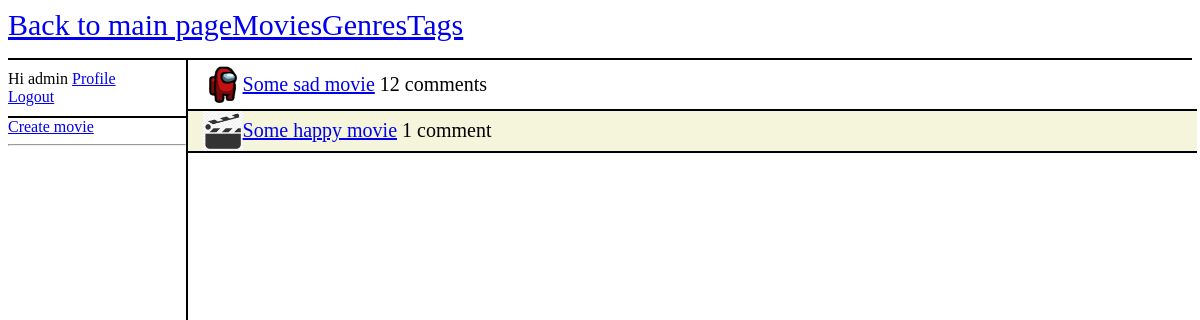
Page /movies/movie/ (signed in) on the committed database.
### movies/models.py (models this page shows, shortened)
class Movie(models.Model):
    name = models.CharField(max_length=100)
    description = models.TextField(max_length=500)
    created_at = models.DateTimeField(auto_now_add=True)
    updated_at = models.DateTimeField(auto_now=True)
    created_by = models.ForeignKey(User, on_delete=models.SET_NULL, null=True, related_name='movies_created')
    updated_by = models.ForeignKey(User, on_delete=models.SET_NULL, null=True, related_name='movies_updated')
    public = models.BooleanField(default=False)
    genres = models.ManyToManyField(Genre)
    tags = models.ManyToManyField(Tag)
    image = models.ImageField(default='default-movie.png', upload_to='movie_pics')

### movies/views.py (the view)
# urls.py: path("movie/", views.movie, name="movie"),
def movie(request):
    context = {}
    if request.user.is_staff:
        movies = Movie.objects.all()
    else:
        movies = Movie.objects.filter(public = True)
    comment_count = []
    for movie in movies:
        comments = movie.comment_set.all().count()
        comment_count.append(comments)
    context['movies'] = movies
    context['comment_count'] = comment_count
    return render(request, "movies/movie.html", context)

### movies/templatetags/movies_extras.py (called while the page is built)
@register.filter(name='zip')
def zip_lists(a, b):
    return zip(a, b)

### movies/templates/movies/movie.html
{% extends 'movies/template.html' %}
{% load movies_extras %}
{% block left_panel %}
    {% if request.user.is_staff %}
        <a href="{% url 'movie_create' %}">Create movie</a></br>
    {% endif %}
    <hr/>
{% endblock left_panel %}
{% block content %}
    <div class = "right-panel">
        {% if movies %}
            {% for movie, count in movies|zip:comment_count %}
                <div class = "movie">
                    <img class = "comment-picture", src="{{ movie.image.url }}"/><a href="{% url 'movie_detail' movie.id %}">{{ movie.name }}</a> &nbsp{{count}} {% if count == 1 %} comment {% else %} comments {% endif %}
                </div>
            {% endfor %}
        {% else %}
            <div class = "movie">
            No movie is available.
            </div>
        {% endif %}
    </div>
{% endblock content %}

### movies/templates/movies/template.html
{% load static %}
<html>
    <head>
        <link rel="stylesheet" type="text/css" href="{% static 'styles/main.css' %}">
    </head>
    <body>
        <div class = "navbar">
            <a href="{% url 'index' %}">Back to main page</a>
            <a href="{% url 'movie' %}">Movies</a>
            <a href="{% url 'genre' %}">Genres</a>
            <a href="{% url 'tag' %}">Tags</a>
        </div>
        <div class = "left-panel">
            <div class = "account">
                {% if request.user.is_authenticated %}
                    <div>
                        Hi {{ request.user }} <a href="{% url 'user_profile' request.user.id %}">Profile</a>
                    </div>
                    <div>
                        <a href="{% url 'logout_from_page' %}?next={{ request.path }}">Logout</a>
                    </div>
                {% else %}
                <a href="{% url 'login_to_page' %}?next={{ request.path }}">Login</a>
                <a href="{% url 'register_to_page' %}?next={{ request.path }}">Register</a>
                {% endif%}
            </div>
            {% block left_panel %}
            {% endblock %}
        </div>
        {% block content %}
        {% endblock %}
    </body>
</html>

### movies/static/styles/main.css (style rules this page uses)
body { background-color: white; }
.navbar { border-bottom: 2px solid black; height:50px; display: sticky; }
.account { border-bottom: 2px solid black; padding-top: 10px; padding-bottom: 10px; }
.navbar > a { font-size: 30px; display: flex; justify-content: center; align-items: center; float:left; }
.left-panel { float:left; width:15%; height:90%; border-right: 2px solid black; margin-right:0; display: sticky; }
.right-panel { float:left; width: 84%; height:90%; font-size: 20px; }
.movie, .genre, .tag, .comment { font-size: 20px; min-height:40px; width:100%; border-bottom: 2px solid black; display: flex; align-items: center; padding-left: 15px; }
.comment-picture { width:40px; }
.movie:nth-child(2n), .genre:nth-child(2n), .tag:nth-child(2n), .comment:nth-child(2n) { background-color: #F5F5DC; }

### rows in the picture
Movie: image (picture), name "Some sad movie", count "12", shows "comments"
Movie: image (placeholder picture), name "Some happy movie", count "1", shows "comment"

### other values in the picture
{{ request.user }} "admin"
